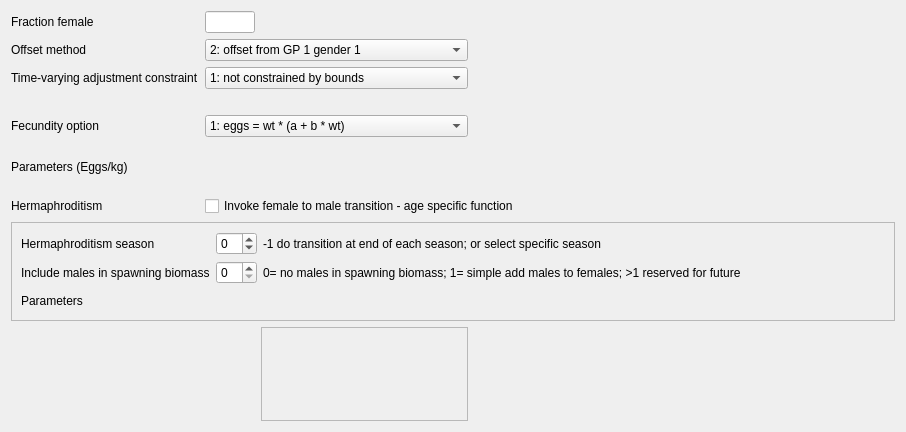
         <widget class="QWidget" name="scrollAreaWidgetContents_3">
          <property name="geometry">
           <rect>
            <x>0</x>
            <y>0</y>
            <width>906</width>
            <height>432</height>
           </rect>
          </property>
          <layout class="QVBoxLayout" name="verticalLayout_4">
           <item>
            <layout class="QGridLayout" name="gridLayout_fecundity">
             <item row="0" column="3">
              <widget class="QLineEdit" name="lineEdit_fraction_female">
               <property name="maximumSize">
                <size>
                 <width>50</width>
                 <height>16777215</height>
                </size>
               </property>
              </widget>
             </item>
             <item row="6" column="1" colspan="2">
              <widget class="QLabel" name="label_fecund_hermaph">
               <property name="text">
                <string>Hermaphroditism</string>
               </property>
              </widget>
             </item>
             <item row="11" column="4">
              <widget class="QFrame" name="frame_growth_age_spec">
               <property name="sizePolicy">
                <sizepolicy hsizetype="Preferred" vsizetype="Preferred">
                 <horstretch>0</horstretch>
                 <verstretch>2</verstretch>
                </sizepolicy>
               </property>
               <property name="frameShape">
                <enum>QFrame::StyledPanel</enum>
               </property>
               <property name="frameShadow">
                <enum>QFrame::Raised</enum>
               </property>
               <layout class="QVBoxLayout" name="verticalLayout_2"/>
              </widget>
             </item>
             <item row="0" column="5">
              <spacer name="horizontalSpacer_fecund2">
               <property name="orientation">
                <enum>Qt::Horizontal</enum>
               </property>
               <property name="sizeHint" stdset="0">
                <size>
                 <width>40</width>
                 <height>20</height>
                </size>
               </property>
              </spacer>
             </item>
             <item row="1" column="1" colspan="2">
              <widget class="QLabel" name="label_fecund_gend_offset">
               <property name="text">
                <string>Offset method</string>
               </property>
              </widget>
             </item>
             <item row="4" column="1" colspan="2">
              <widget class="QLabel" name="label_fecund_option">
               <property name="text">
                <string>Fecundity option</string>
               </property>
              </widget>
             </item>
             <item row="0" column="1" colspan="2">
              <widget class="QLabel" name="label_fraction_fem">
               <property name="text">
                <string>Fraction female</string>
               </property>
              </widget>
             </item>
             <item row="0" column="4">
              <spacer name="horizontalSpacer_fecund1">
               <property name="orientation">
                <enum>Qt::Horizontal</enum>
               </property>
               <property name="sizeHint" stdset="0">
                <size>
                 <width>40</width>
                 <height>20</height>
                </size>
               </property>
              </spacer>
             </item>
             <item row="2" column="1" colspan="2">
              <widget class="QLabel" name="label_fecund_adj_constraint">
               <property name="text">
                <string>Time-varying adjustment constraint</string>
               </property>
              </widget>
             </item>
             <item row="0" column="6">
              <spacer name="horizontalSpacer_fecund3">
               <property name="orientation">
                <enum>Qt::Horizontal</enum>
               </property>
               <property name="sizeHint" stdset="0">
                <size>
                 <width>40</width>
                 <height>20</height>
                </size>
               </property>
              </spacer>
             </item>
             <item row="7" column="1" rowspan="2" colspan="6">
              <widget class="QFrame" name="frame_fecund_hermaph">
               <property name="sizePolicy">
                <sizepolicy hsizetype="Preferred" vsizetype="Preferred">
                 <horstretch>0</horstretch>
                 <verstretch>1</verstretch>
                </sizepolicy>
               </property>
               <property name="frameShape">
                <enum>QFrame::StyledPanel</enum>
               </property>
               <property name="frameShadow">
                <enum>QFrame::Raised</enum>
               </property>
               <layout class="QGridLayout" name="gridLayout_10">
                <item row="2" column="1" colspan="4">
                 <layout class="QVBoxLayout" name="verticalLayout_hermaph_params"/>
                </item>
                <item row="2" column="0">
                 <widget class="QLabel" name="label_hermaph_params">
                  <property name="text">
                   <string>Parameters</string>
                  </property>
                 </widget>
                </item>
                <item row="1" column="0" colspan="2">
                 <widget class="QLabel" name="label_fecund_hermaph_male">
                  <property name="sizePolicy">
                   <sizepolicy hsizetype="Fixed" vsizetype="Preferred">
                    <horstretch>0</horstretch>
                    <verstretch>0</verstretch>
                   </sizepolicy>
                  </property>
                  <property name="text">
                   <string>Include males in spawning biomass</string>
                  </property>
                 </widget>
                </item>
                <item row="0" column="0" colspan="2">
                 <widget class="QLabel" name="label_fecund_hermaph_season">
                  <property name="sizePolicy">
                   <sizepolicy hsizetype="Fixed" vsizetype="Preferred">
                    <horstretch>0</horstretch>
                    <verstretch>0</verstretch>
                   </sizepolicy>
                  </property>
                  <property name="text">
                   <string>Hermaphroditism season</string>
                  </property>
                 </widget>
                </item>
                <item row="0" column="2">
                 <widget class="QSpinBox" name="spinBox_fecund_hermaph_season">
                  <property name="maximumSize">
                   <size>
                    <width>60</width>
                    <height>16777215</height>
                   </size>
                  </property>
                  <property name="minimum">
                   <number>-1</number>
                  </property>
                  <property name="maximum">
                   <number>12</number>
                  </property>
                 </widget>
                </item>
                <item row="1" column="2">
                 <widget class="QSpinBox" name="spinBox_fecund_hermaph_male">
                  <property name="maximumSize">
                   <size>
                    <width>60</width>
                    <height>16777215</height>
                   </size>
                  </property>
                  <property name="maximum">
                   <number>1</number>
                  </property>
                 </widget>
                </item>
                <item row="0" column="3" colspan="2">
                 <widget class="QLabel" name="label_hermaph_season_info">
                  <property name="sizePolicy">
                   <sizepolicy hsizetype="Preferred" vsizetype="Preferred">
                    <horstretch>1</horstretch>
                    <verstretch>0</verstretch>
                   </sizepolicy>
                  </property>
                  <property name="text">
                   <string>-1 do transition at end of each season; or select specific season</string>
                  </property>
                 </widget>
                </item>
                <item row="1" column="3" colspan="2">
                 <widget class="QLabel" name="label_hermaph_male_info">
                  <property name="text">
                   <string>0= no males in spawning biomass; 1= simple add males to females; &gt;1 reserved for future</string>
                  </property>
                 </widget>
                </item>
               </layout>
              </widget>
             </item>
             <item row="5" column="1">
              <widget class="QLabel" name="label_fec_params">
               <property name="sizePolicy">
                <sizepolicy hsizetype="Preferred" vsizetype="Preferred">
                 <horstretch>0</horstretch>
                 <verstretch>1</verstretch>
                </sizepolicy>
               </property>
               <property name="text">
                <string>Parameters (Eggs/kg)</string>
               </property>
              </widget>
             </item>
             <item row="5" column="2" colspan="5">
              <layout class="QVBoxLayout" name="verticalLayout_fec_params"/>
             </item>
             <item row="3" column="1">
              <widget class="QLabel" name="label_3">
               <property name="text">
                <string/>
               </property>
               <property name="alignment">
                <set>Qt::AlignLeading|Qt::AlignLeft|Qt::AlignTop</set>
               </property>
              </widget>
             </item>
             <item row="6" column="3" colspan="3">
              <widget class="QCheckBox" name="checkBox_fecund_hermaph">
               <property name="text">
                <string>Invoke female to male transition - age specific function</string>
               </property>
              </widget>
             </item>
             <item row="1" column="3" colspan="2">
              <widget class="QComboBox" name="comboBox_fecund_gend_offset">
               <property name="currentIndex">
                <number>1</number>
               </property>
               <item>
                <property name="text">
                 <string>1: direct assignment</string>
                </property>
               </item>
               <item>
                <property name="text">
                 <string>2: offset from GP 1 gender 1</string>
                </property>
               </item>
               <item>
                <property name="text">
                 <string>3: same as SS2 V1.xx</string>
                </property>
               </item>
              </widget>
             </item>
             <item row="2" column="3" colspan="2">
              <widget class="QComboBox" name="comboBox_fecund_adj_constraint">
               <item>
                <property name="text">
                 <string>1: not constrained by bounds</string>
                </property>
               </item>
               <item>
                <property name="text">
                 <string>2: logistic transformation</string>
                </property>
               </item>
               <item>
                <property name="text">
                 <string>3: standard with no param bound check</string>
                </property>
               </item>
              </widget>
             </item>
             <item row="4" column="3" colspan="2">
              <widget class="QComboBox" name="comboBox_fecund_option">
               <item>
                <property name="text">
                 <string>1: eggs = wt * (a + b * wt)</string>
                </property>
               </item>
               <item>
                <property name="text">
                 <string>2: eggs = a * L^b</string>
                </property>
               </item>
               <item>
                <property name="text">
                 <string>3: eggs = a * W^b</string>
                </property>
               </item>
               <item>
                <property name="text">
                 <string>4: eggs = a + b * L</string>
                </property>
               </item>
               <item>
                <property name="text">
                 <string>5: eggs = a + B * W</string>
                </property>
               </item>
              </widget>
             </item>
            </layout>
           </item>
          </layout>
         </widget>
